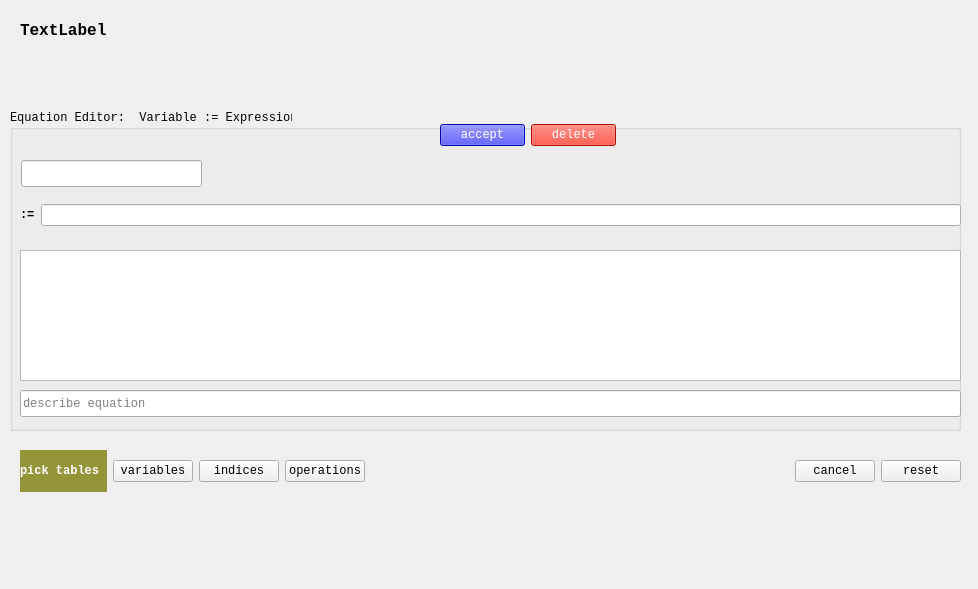
<?xml version="1.0" encoding="UTF-8"?>
<ui version="4.0">
 <class>Form</class>
 <widget class="QWidget" name="Form">
  <property name="windowModality">
   <enum>Qt::WindowModal</enum>
  </property>
  <property name="geometry">
   <rect>
    <x>0</x>
    <y>0</y>
    <width>978</width>
    <height>589</height>
   </rect>
  </property>
  <property name="font">
   <font>
    <family>Consolas</family>
   </font>
  </property>
  <property name="windowTitle">
   <string>Form</string>
  </property>
  <property name="toolTip">
   <string/>
  </property>
  <widget class="QGroupBox" name="groupEquationEditor">
   <property name="geometry">
    <rect>
     <x>10</x>
     <y>110</y>
     <width>951</width>
     <height>321</height>
    </rect>
   </property>
   <property name="toolTip">
    <string>Equation editor</string>
   </property>
   <property name="title">
    <string>Equation Editor:  Variable := Expression</string>
   </property>
   <widget class="QLineEdit" name="lineNewVariable">
    <property name="geometry">
     <rect>
      <x>11</x>
      <y>50</y>
      <width>181</width>
      <height>27</height>
     </rect>
    </property>
    <property name="toolTip">
     <string>variable field</string>
    </property>
   </widget>
   <widget class="QWidget" name="layoutWidget">
    <property name="geometry">
     <rect>
      <x>430</x>
      <y>10</y>
      <width>178</width>
      <height>30</height>
     </rect>
    </property>
    <layout class="QHBoxLayout" name="horizontalLayout_2">
     <item>
      <widget class="QPushButton" name="pushAccept">
       <property name="minimumSize">
        <size>
         <width>85</width>
         <height>0</height>
        </size>
       </property>
       <property name="maximumSize">
        <size>
         <width>85</width>
         <height>16777215</height>
        </size>
       </property>
       <property name="toolTip">
        <string>puts things in place and closes equation editor</string>
       </property>
       <property name="styleSheet">
        <string notr="true">background-color: rgb(0, 0, 255);
color :rgb(255, 255, 255)</string>
       </property>
       <property name="text">
        <string>accept</string>
       </property>
      </widget>
     </item>
     <item>
      <widget class="QPushButton" name="pushDeleteEquation">
       <property name="minimumSize">
        <size>
         <width>85</width>
         <height>0</height>
        </size>
       </property>
       <property name="maximumSize">
        <size>
         <width>85</width>
         <height>16777215</height>
        </size>
       </property>
       <property name="styleSheet">
        <string notr="true">background-color: rgb(255, 17, 0);
color:rgb(255, 255, 255)</string>
       </property>
       <property name="text">
        <string>delete</string>
       </property>
      </widget>
     </item>
    </layout>
   </widget>
   <widget class="QWidget" name="layoutWidget">
    <property name="geometry">
     <rect>
      <x>10</x>
      <y>90</y>
      <width>941</width>
      <height>30</height>
     </rect>
    </property>
    <layout class="QHBoxLayout" name="horizontalLayout_5">
     <item>
      <widget class="QLabel" name="label">
       <property name="font">
        <font>
         <weight>75</weight>
         <bold>true</bold>
        </font>
       </property>
       <property name="text">
        <string>:=</string>
       </property>
      </widget>
     </item>
     <item>
      <widget class="QLineEdit" name="lineExpression">
       <property name="font">
        <font>
         <family>Consolas</family>
        </font>
       </property>
       <property name="toolTip">
        <string>equation editor field -- press return when finished</string>
       </property>
      </widget>
     </item>
    </layout>
   </widget>
  </widget>
  <widget class="QLabel" name="labelQuestion">
   <property name="geometry">
    <rect>
     <x>1080</x>
     <y>-470</y>
     <width>41</width>
     <height>41</height>
    </rect>
   </property>
   <property name="font">
    <font>
     <pointsize>20</pointsize>
    </font>
   </property>
   <property name="toolTip">
    <string>Variable equation editor
Generates new variables and equations
Resulting bipartite graph (variable|equation) must be complete before ontology can be used
predefined variables: t, dt, t0</string>
   </property>
   <property name="autoFillBackground">
    <bool>false</bool>
   </property>
   <property name="styleSheet">
    <string notr="true">background-color: rgb(255, 17, 0);</string>
   </property>
   <property name="text">
    <string>?</string>
   </property>
   <property name="alignment">
    <set>Qt::AlignCenter</set>
   </property>
  </widget>
  <widget class="QLabel" name="labelNetwork">
   <property name="geometry">
    <rect>
     <x>20</x>
     <y>10</y>
     <width>741</width>
     <height>41</height>
    </rect>
   </property>
   <property name="font">
    <font>
     <pointsize>12</pointsize>
     <weight>75</weight>
     <bold>true</bold>
    </font>
   </property>
   <property name="text">
    <string>TextLabel</string>
   </property>
  </widget>
  <widget class="QWidget" name="layoutWidget">
   <property name="geometry">
    <rect>
     <x>20</x>
     <y>450</y>
     <width>941</width>
     <height>42</height>
    </rect>
   </property>
   <layout class="QHBoxLayout" name="horizontalLayout_4">
    <item>
     <layout class="QHBoxLayout" name="horizontalLayout_3">
      <item>
       <widget class="QLabel" name="label_2">
        <property name="toolTip">
         <string>Pick tables</string>
        </property>
        <property name="styleSheet">
         <string notr="true">background-color: rgb(148, 148, 56);
color :rgb(255, 255, 255)</string>
        </property>
        <property name="text">
         <string>&lt;html&gt;&lt;head/&gt;&lt;body&gt;&lt;p&gt;&lt;span style=&quot; font-weight:600;&quot;&gt;  pick tables  &lt;/span&gt;&lt;/p&gt;&lt;/body&gt;&lt;/html&gt;</string>
        </property>
        <property name="scaledContents">
         <bool>false</bool>
        </property>
        <property name="margin">
         <number>10</number>
        </property>
       </widget>
      </item>
      <item>
       <widget class="QPushButton" name="pushPickVariables">
        <property name="toolTip">
         <string>pick variable table</string>
        </property>
        <property name="text">
         <string>variables</string>
        </property>
       </widget>
      </item>
      <item>
       <widget class="QPushButton" name="pushPickIndices">
        <property name="toolTip">
         <string>pick index table</string>
        </property>
        <property name="text">
         <string>indices</string>
        </property>
       </widget>
      </item>
      <item>
       <widget class="QPushButton" name="pushPickOperations">
        <property name="toolTip">
         <string>pick operations</string>
        </property>
        <property name="text">
         <string>operations</string>
        </property>
       </widget>
      </item>
     </layout>
    </item>
    <item>
     <spacer name="horizontalSpacer">
      <property name="orientation">
       <enum>Qt::Horizontal</enum>
      </property>
      <property name="sizeHint" stdset="0">
       <size>
        <width>40</width>
        <height>20</height>
       </size>
      </property>
     </spacer>
    </item>
    <item>
     <layout class="QHBoxLayout" name="horizontalLayout">
      <item>
       <widget class="QPushButton" name="pushCancel">
        <property name="toolTip">
         <string>reset closes equation editor clears alias table</string>
        </property>
        <property name="text">
         <string>cancel</string>
        </property>
       </widget>
      </item>
      <item>
       <widget class="QPushButton" name="pushResetInterface">
        <property name="toolTip">
         <string>reset closes equation editor clears alias table</string>
        </property>
        <property name="text">
         <string>reset</string>
        </property>
       </widget>
      </item>
     </layout>
    </item>
   </layout>
  </widget>
  <widget class="QLineEdit" name="lineDocumentation">
   <property name="geometry">
    <rect>
     <x>20</x>
     <y>390</y>
     <width>941</width>
     <height>27</height>
    </rect>
   </property>
   <property name="text">
    <string/>
   </property>
   <property name="placeholderText">
    <string>describe equation</string>
   </property>
  </widget>
  <widget class="QTextBrowser" name="textBrowser">
   <property name="geometry">
    <rect>
     <x>20</x>
     <y>250</y>
     <width>941</width>
     <height>131</height>
    </rect>
   </property>
  </widget>
  <zorder>layoutWidget</zorder>
  <zorder>labelNetwork</zorder>
  <zorder>groupEquationEditor</zorder>
  <zorder>labelQuestion</zorder>
  <zorder>lineDocumentation</zorder>
  <zorder>textBrowser</zorder>
 </widget>
 <resources/>
 <connections>
  <connection>
   <sender>lineNewVariable</sender>
   <signal>editingFinished()</signal>
   <receiver>lineExpression</receiver>
   <slot>show()</slot>
   <hints>
    <hint type="sourcelabel">
     <x>130</x>
     <y>168</y>
    </hint>
    <hint type="destinationlabel">
     <x>290</x>
     <y>169</y>
    </hint>
   </hints>
  </connection>
  <connection>
   <sender>lineNewVariable</sender>
   <signal>editingFinished()</signal>
   <receiver>lineExpression</receiver>
   <slot>setFocus()</slot>
   <hints>
    <hint type="sourcelabel">
     <x>111</x>
     <y>173</y>
    </hint>
    <hint type="destinationlabel">
     <x>485</x>
     <y>173</y>
    </hint>
   </hints>
  </connection>
  <connection>
   <sender>lineExpression</sender>
   <signal>editingFinished()</signal>
   <receiver>lineDocumentation</receiver>
   <slot>setFocus()</slot>
   <hints>
    <hint type="sourcelabel">
     <x>485</x>
     <y>173</y>
    </hint>
    <hint type="destinationlabel">
     <x>380</x>
     <y>353</y>
    </hint>
   </hints>
  </connection>
  <connection>
   <sender>lineDocumentation</sender>
   <signal>editingFinished()</signal>
   <receiver>lineExpression</receiver>
   <slot>setFocus()</slot>
   <hints>
    <hint type="sourcelabel">
     <x>380</x>
     <y>353</y>
    </hint>
    <hint type="destinationlabel">
     <x>485</x>
     <y>173</y>
    </hint>
   </hints>
  </connection>
 </connections>
</ui>
